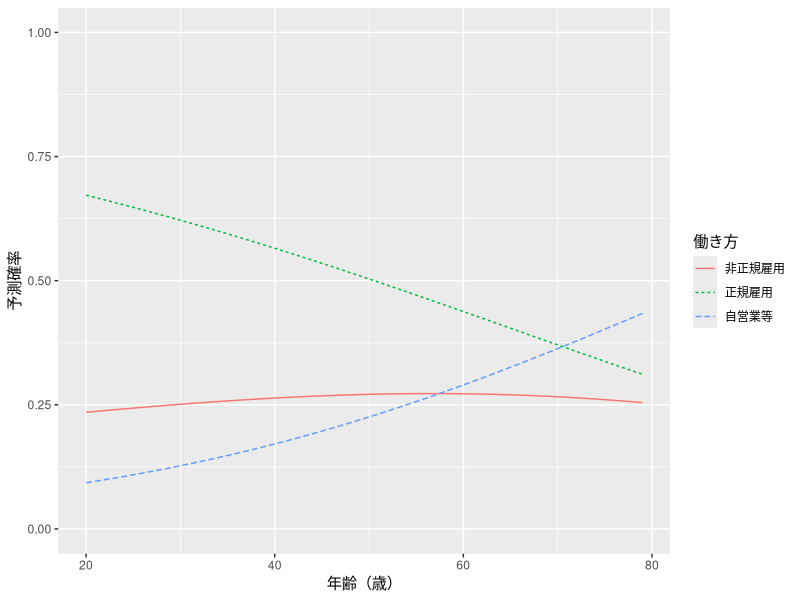

Write R code to recreate this figure.
## ---- chunk 1
#| label: mlogit-render-read
#| include: false
# 描画には同梱CSVを使います。学生向けコードは作業フォルダから読み込みます。
survey <- readr::read_csv("../data/mock_survey.csv", show_col_types = FALSE)
## ---- chunk 2
#| label: mlogit-render-nrow
#| echo: false
nrow(survey)
## ---- chunk 3
#| label: mlogit-workers
workers <- survey |>
  dplyr::filter(employment_status != "not_employed") |>
  dplyr::mutate(
    employment_status = factor(employment_status,
                               levels = c("nonregular", "regular", "self_employed"))
  )
## ---- chunk 4
#| label: mlogit-workers-check
nrow(workers)
dplyr::count(workers, employment_status)
levels(workers$employment_status)
## ---- chunk 5
#| label: mlogit-group-rates
workers |>
  dplyr::mutate(age_group = age %/% 10 * 10) |>
  dplyr::group_by(age_group) |>
  dplyr::summarise(
    n = dplyr::n(),
    regular = mean(employment_status == "regular"),
    nonregular = mean(employment_status == "nonregular"),
    self_employed = mean(employment_status == "self_employed")
  )
## ---- chunk 6
#| label: mlogit-fit
model_multi <- nnet::multinom(employment_status ~ age, data = workers)
## ---- chunk 7
#| label: mlogit-summary
summary(model_multi)
## ---- chunk 8
#| label: mlogit-nobs
nrow(fitted(model_multi))
## ---- chunk 9
#| label: mlogit-predict
predict(model_multi,
        newdata = data.frame(age = c(20, 50, 79)),
        type = "probs")
## ---- chunk 10
#| label: mlogit-ame
marginaleffects::avg_slopes(model_multi)
## ---- chunk 11
#| label: mlogit-predictions
pred_age <- marginaleffects::predictions(model_multi,
                                         newdata = data.frame(age = 20:79))
## ---- chunk 12
#| label: fig-mlogit-probs
#| fig-cap: "年齢と働き方の予測確率。多項ロジスティック回帰で求めた3区分の確率を線で示しています。どの年齢でも3つの確率の合計は1です。"
#| fig-alt: "横軸が年齢（20〜79歳）、縦軸が予測確率（0〜1）の折れ線図。線は3本で、色と線の種類で区分を区別しています。正規雇用の線は20歳の約0.67から右下がりで、79歳で約0.31まで下がります。自営業等の線は20歳の約0.09から右上がりで、79歳で約0.43まで上がります。正規雇用と自営業等の線は71歳ごろで交わります。非正規雇用の線は約0.23から約0.27の間でほぼ横ばいで、57歳ごろでわずかに最も高くなります。自営業等の線は57歳ごろで非正規雇用の線を上回ります。"
status_labels <- c(nonregular = "非正規雇用",
                   regular = "正規雇用",
                   self_employed = "自営業等")
ggplot2::ggplot(pred_age,
                ggplot2::aes(x = age, y = estimate, color = group, linetype = group)) +
  ggplot2::geom_line() +
  ggplot2::scale_y_continuous(limits = c(0, 1)) +
  ggplot2::scale_color_discrete(labels = status_labels) +
  ggplot2::scale_linetype_discrete(labels = status_labels) +
  ggplot2::labs(x = "年齢（歳）", y = "予測確率", color = "働き方", linetype = "働き方")
## ---- chunk 13
#| label: mlogit-odds-ratio
exp(coef(model_multi))
## ---- chunk 14
#| label: mlogit-exercise-education
model_education <- nnet::multinom(employment_status ~ age + education_years,
                                  data = workers)
summary(model_education)
nrow(fitted(model_education))
## ---- chunk 15
#| label: mlogit-exercise-education-ame
marginaleffects::avg_slopes(model_education)
## ---- chunk 16
#| label: mlogit-exercise-education-predict
predict(model_education,
        newdata = data.frame(age = 50, education_years = c(12, 16)),
        type = "probs")
## ---- chunk 17
#| label: mlogit-exercise-regular
workers_regular <- workers |>
  dplyr::mutate(regular = dplyr::if_else(employment_status == "regular", 1L, 0L))
model_regular <- glm(regular ~ age, data = workers_regular, family = binomial())
coef(model_regular)
## ---- chunk 18
#| label: mlogit-exercise-check
model_check <- glm(employment_status ~ age, data = workers, family = binomial())
coef(model_check)
## ---- chunk 19
#| label: mlogit-exercise-check-binary
workers_check <- workers |>
  dplyr::mutate(not_nonregular = dplyr::if_else(employment_status != "nonregular", 1L, 0L))
coef(glm(not_nonregular ~ age, data = workers_check, family = binomial()))
